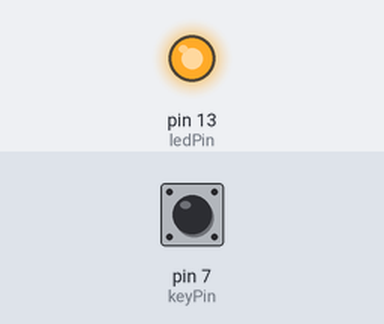
A sketch run on a simulated Arduino Uno, built with avr-gcc and run on an emulated ATmega328P. Parts: output pins drawn as LEDs (lit = HIGH). The inputs (shaded band) are chosen by the test bench; at power-on: pin 7 (keyPin) LOW.

Above: at 1.2 s.
1.3 s: pin 7 (keyPin) pulled HIGH for 0.15 s
At 1.37 s:
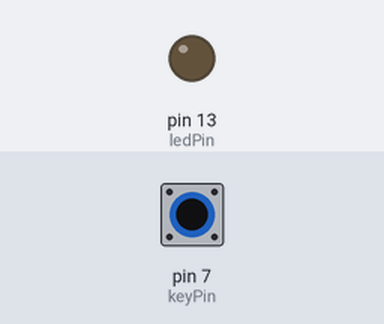
2.9 s: pin 7 (keyPin) pulled HIGH for 3.2 s
At 7.3 s:
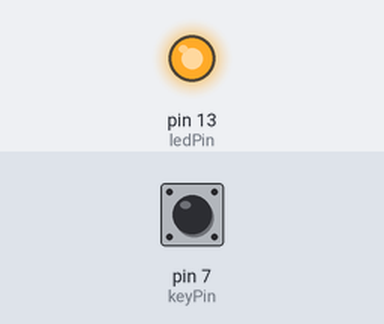
Timing chart, 0 to 8.8 s (numbered marks = the images above; inputs shaded):
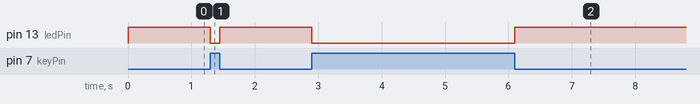

Measured:
- after the input at 1.3 s, pin 13 (ledPin): HIGH → LOW at once, → HIGH 0.15 s later
- after the input at 2.9 s, pin 13 (ledPin): HIGH → LOW at once, → HIGH 3.2 s later

The sketch:

KEY.ino
```cpp
const int keyPin = 7;
const int ledPin = 13;

void setup() {
  pinMode(keyPin, INPUT);
  pinMode(ledPin, OUTPUT);
}

void loop() {
  boolean Value = digitalRead(keyPin);
  if (Value == HIGH)
    digitalWrite(ledPin, LOW);
  else
    digitalWrite(ledPin, HIGH);

}
```
